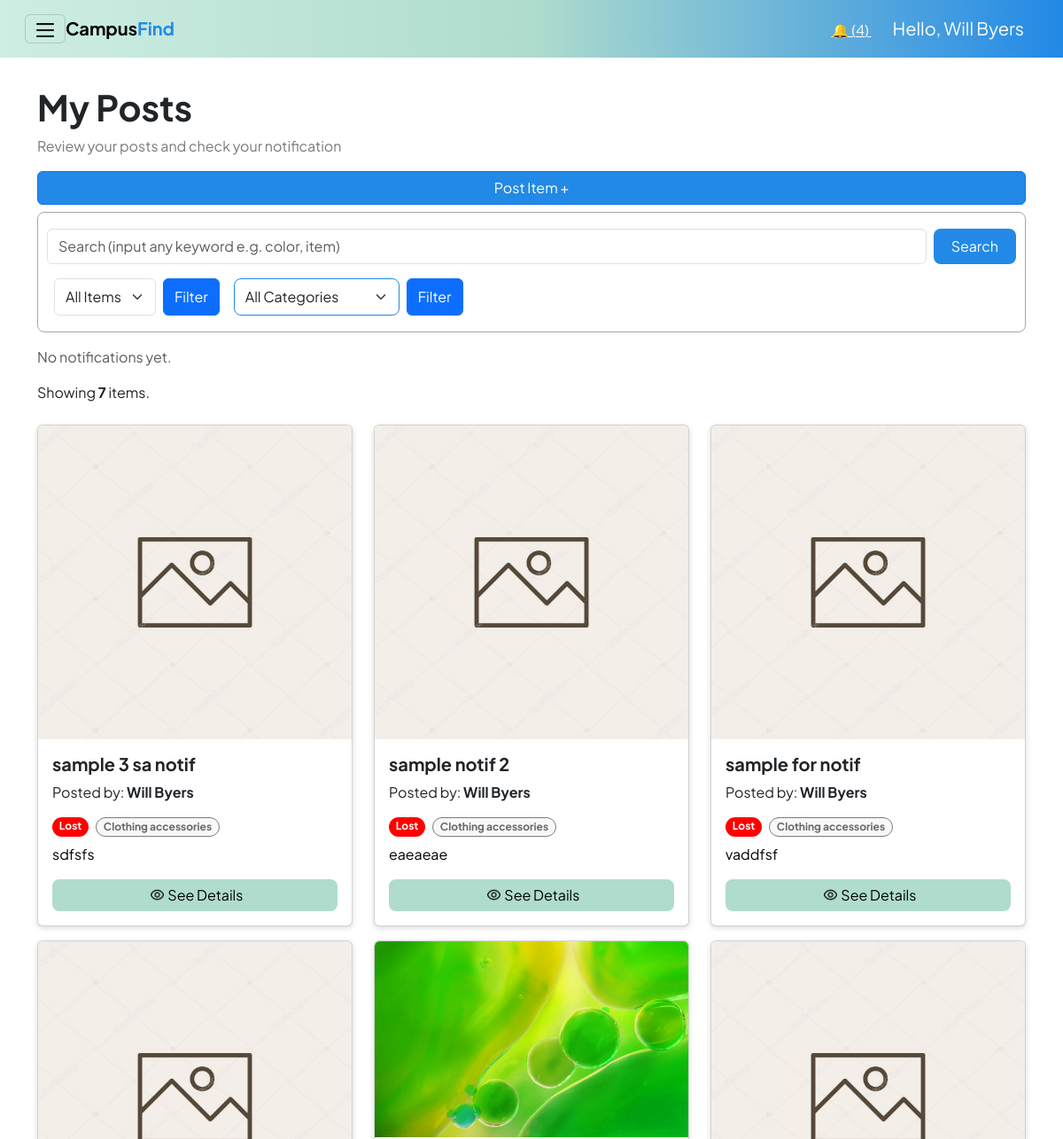
The page /interfaces/users/myposts_user.php (signed in, upper part) on the database as committed earlier.
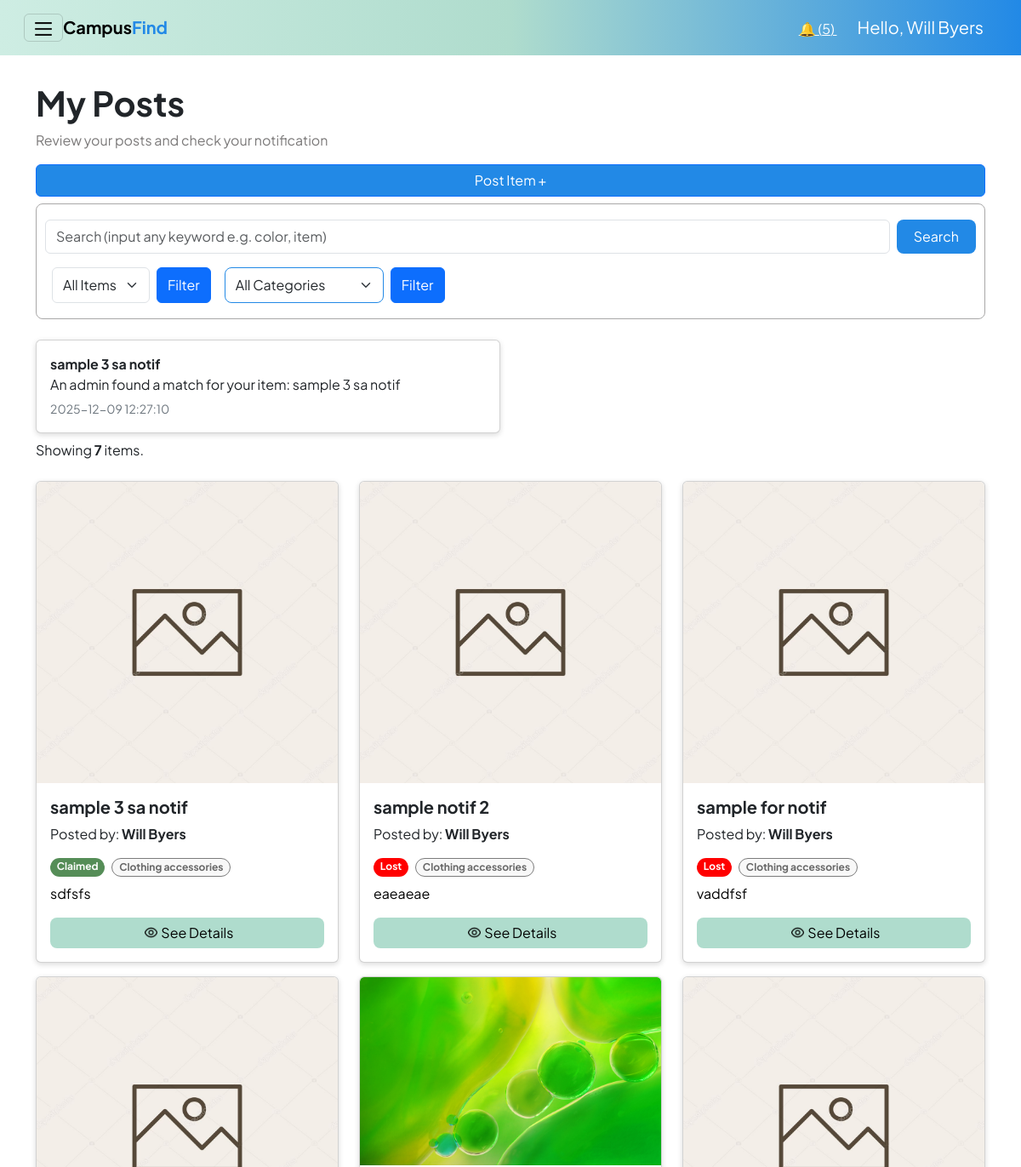
The same page on the database as committed later.
### tables this page shows
CREATE TABLE items (
        id INTEGER PRIMARY KEY AUTOINCREMENT,
        user_id INTEGER NOT NULL,
        title TEXT NOT NULL,
        description TEXT,
        item_status TEXT NOT NULL,     -- 'lost' or 'found'
        category_id INTEGER,
        location_lost TEXT,
        location_found TEXT,
        date_lost_or_found DATE,
        current_location TEXT,
        image_path TEXT,
        created_at DATETIME DEFAULT CURRENT_TIMESTAMP,
        -- updated_at DATETIME DEFAULT CURRENT_TIMESTAMP,
        claimed_by_user_id INTEGER,
        claimed_at DATETIME,

        FOREIGN KEY (user_id) REFERENCES users(id) ON DELETE CASCADE,
        FOREIGN KEY (claimed_by_user_id) REFERENCES users(id) ON DELETE SET NULL,
        FOREIGN KEY (category_id) REFERENCES categories(id)
    );

CREATE TABLE categories (
        id INTEGER PRIMARY KEY AUTOINCREMENT,
        name TEXT UNIQUE NOT NULL
    );

CREATE TABLE notifications (
            id INTEGER PRIMARY KEY AUTOINCREMENT,
            item_id INTEGER,
            user_id INTEGER,      -- sino nag triggered the notification
            notify_to INTEGER,    -- who should receive
            message TEXT,
            type TEXT,            -- 'to_admin' | 'to_user'
            status TEXT DEFAULT 'unread', -- unread | read | resolved
            created_at DATETIME DEFAULT CURRENT_TIMESTAMP
        );

### interfaces/users/myposts_user.php (the view, shortened to what this page needs)
<?php
$user = $_SESSION["user"];
$db = get_db();
$action = $_GET["action"] ?? "list";
$user_id = $_SESSION['user']['id'];
$notifQuery = $db->query("
    SELECT notifications.*, items.title AS item_title
    FROM notifications
    LEFT JOIN items ON items.id = notifications.item_id
    WHERE notifications.notify_to = $user_id AND notifications.type = 'to_user'
    ORDER BY notifications.created_at DESC
");
$userNotifications = [];
while ($n = $notifQuery->fetchArray(SQLITE3_ASSOC)) {
    $userNotifications[] = $n;
}
$where = [];
$currentUserId = $_SESSION["user"]["id"];
$where[] = "items.user_id = $currentUserId";
$sql = "SELECT items.*, categories.name AS category_name, users.username AS posted_by
        FROM items
        LEFT JOIN categories ON items.category_id = categories.id
        LEFT JOIN users ON users.id = items.user_id";
$sql .= " WHERE " . implode(" AND ", $where);
$sql .= " ORDER BY items.id DESC";
?>
<!DOCTYPE html>
<html lang="en">
<head>
    <link rel="stylesheet" href="../../reusable/header.css">
    <link rel="stylesheet" href="../../reusable/cards.css">
    <link rel="stylesheet" href="../../reusable/form.css">
    <link href="https://cdn.jsdelivr.net/npm/bootstrap@5.3.8/dist/css/bootstrap.min.css" rel="stylesheet">
</head>
<body class="m-0 border-0 bd-example m-0 border-0">
    <nav class="navbar p-3 sticky-top">
        <div class="container-fluid">
            <button class="navbar-toggler" type="button" data-bs-toggle="offcanvas"
                    data-bs-target="#offcanvasWithBothOptions" aria-controls="offcanvasWithBothOptions"
                    aria-expanded="false" aria-label="Toggle navigation">
                <img src="/assets/hamburger.png" alt="hamburger icon" width="20px" height="20px">
            </button>
            <strong><a class="navbar-brand me-auto" href="#">Campus<span class = "find">Find</a></strong>
            <?php $notifCount = $db->querySingle("SELECT COUNT(*) FROM notifications WHERE status = 'unread';");?>
            <div class = "ms-auto">
                <a href="myposts_user.php" class="text-white mx-4">
                    🔔 (<?= $notifCount ?>)
                </a>
                <a class="navbar-brand text-white" href="#">Hello, <?php echo htmlspecialchars($user["username"]); ?></a>
            </div>
        </div>
    </nav>
<div class="container my-3">
    <?php if ($action === "create"): ?>
        <h3 class="mb-4" style="font-weight: 700; color: #334155;">Post New Item</h3>
        <form method="post" action="?action=store" enctype="multipart/form-data">
            <div class="form-grid-layout">
                <div class="form-left">
                    <div class="input-group-modern">
                        <label>Item Name</label>
                        <input type="text" name="title" placeholder="e.g. Blue Jansport Backpack" required>
                    </div>
                    <div class="form-row">
                        <div class="input-group-modern">
                        </div>
                        <div class="input-group-modern">
                            <label>Category</label>
                            <select name="category_id" id="category_id" required>
                                <option value="">Select Category</option>
                                <?php
                                $catQ = $db->query("SELECT * FROM categories ORDER BY name");
                                while($c = $catQ->fetchArray(SQLITE3_ASSOC)):
                                ?>
                                    <option value="<?= $c['id']; ?>">
                                        <?= ucfirst(str_replace('_', ' ', $c['name'])); ?>
                                    </option>
                                <?php endwhile; ?>
                            </select>
                        </div>
                    </div>
                    <div class="input-group-modern">
                        <label>Description</label>
                        <textarea name="description" rows="3" placeholder="Describe the item (color, distinctive marks, brand)..."></textarea>
                    </div>
                    <div class="form-row">
                        <div class="input-group-modern">
                            <label>Lost Location</label>
                            <input type="text" name="location_lost" id="location_lost" placeholder="Where was it lost?">
                        </div>
                    </div>
                    <div class="form-row">
                        <div class="input-group-modern">
                            <label id="dateLabel">Date Event</label>
                            <div class="date-card">
                                <input type="date" name="date_lost_or_found" id="date_lost_or_found" style="border:none; background:transparent; padding:0;">
                            </div>
                        </div>
                    </div>
                    <div class="d-flex gap-2 mt-2">
                        <button class="btn btn-primary w-50" type="submit">Publish Post</button>
                        <a class="btn btn-secondary w-50" href="myposts_user.php" style="background-color: #cbd5e1; color: #334155; border:none;">Cancel</a>
                    </div>
                </div>
                <div class="form-right">
                    <div class="input-group-modern" style="height: 100%;">
                        <label>Item Image</label>
                        <div class="image-upload-wrapper">
                            <input type="file" name="item_image" id="file-input-real" accept="image/*" onchange="previewImage(event)">
                            <img id="image-preview" src="#" alt="Image Preview">
                            <div class="upload-placeholder" id="upload-placeholder">
                                <svg xmlns="http://www.w3.org/2000/svg" viewBox="0 0 24 24"><path d="M19.35 10.04C18.67 6.59 15.64 4 12 4 9.11 4 6.6 5.64 5.35 8.04 2.34 8.36 0 10.91 0 14c0 3.31 2.69 6 6 6h13c2.76 0 5-2.24 5-5 0-2.64-2.05-4.78-4.65-4.96zM14 13v4h-4v-4H7l5-5 5 5h-3z"/></svg>
                                <p><strong>Click to Upload</strong><br>or drag and drop here</p>
                            </div>
                        </div>
                    </div>
                </div>
            </div>
        </form>
        <script>
            function previewImage(event) {
                const input = event.target;
                const preview = document.getElementById('image-preview');
                const placeholder = document.getElementById('upload-placeholder');
                if (input.files && input.files[0]) {
                    const reader = new FileReader();
                    reader.onload = function(e) {
                        preview.src = e.target.result;
                        preview.style.display = 'block';
                        placeholder.style.display = 'none';
                    }
                    reader.readAsDataURL(input.files[0]);
                }
            }
        </script>
    <?php else: ?>
        <section class = "heroSection pt-3">
            <h1><strong>My Posts</strong></h1>
            <p class = "subtext">Review your posts and check your notification</p>
            <a id = "postItems" type="button" class="btn btn-primary" href="?action=create">
                Post Item +
            </a>
        </section>
        <div class="search-filter-container my-2">
            <form class="d-flex py-2 w-100" method="GET">
                <input
                    class="form-control me-2"
                    type="search"
                    name="search"
                    placeholder="Search (input any keyword e.g. color, item)"
                    value="<?php echo htmlspecialchars($_GET['search'] ?? ''); ?>"
                />
                <button class="btn searchBtn" type="submit">Search</button>
            </form>
            <form method="GET" class="d-flex">
                <select name="item_status" class="form-select m-2 me-auto">
                    <option value="">All Items</option>
                </select>
                <button type="submit" class="btn btn-primary m-2">Filter</button>
            </form>
            <form method="GET" class="d-flex">
                <select id="filterCategory" name="category_id" class="form-select m-2 me-auto">
                    <option value="">All Categories</option>
                </select>
                <button type="submit" class="btn btn-primary m-2">Filter</button>
            </form>
        </div>
        <div class="row mt-3">
            <?php if (empty($userNotifications)): ?>
                <p class="text-muted">No notifications yet.</p>
            <?php else: ?>
                <?php foreach ($userNotifications as $note): ?>
                    <div class="col-md-6">
                        <a href="myposts_user.php#item-<?= $note['item_id']; ?>"
                        class="text-decoration-none text-dark">
                            <div class="card p-3 my-2">
                                <strong><?= htmlspecialchars($note['item_title']); ?></strong>
                                <p class="mb-1"><?= htmlspecialchars($note['message']); ?></p>
                                <small class="text-secondary"><?= $note['created_at']; ?></small>
                            </div>
                        </a>
                    </div>
                <?php endforeach; ?>
            <?php endif; ?>
        </div>
        <?php
        $result = $db->query($sql);
        $items = [];
        while ($row = $result->fetchArray(SQLITE3_ASSOC)) {
            $items[] = $row;
        } ?>
        <div class="row">
            <?php if (empty($items)): ?>
                <p class = "noItemFound">No items found.</p>
            <?php else: ?>
                <?php $itemCount = count($items);?>
                <p>Showing <strong><?php echo $itemCount; ?></strong>  items.</p>
                <?php foreach ($items as $it): ?>
                    <div class="col-md-4" id="item-<?= $it['id']; ?>">
                        <div class="card my-2">
                            <?php if(!empty($it['image_path'])): ?>
                                <img src="../../<?php echo htmlspecialchars($it['image_path']); ?>" class="card-img-top" alt="Item image">
                            <?php else: ?>
                                <img src="/assets/image.png" class="card-img-top" alt="Default image">
                            <?php endif; ?>
                            <div class="card-body">
                                <h5 class="card-title"><strong><?php echo htmlspecialchars($it["title"]); ?></strong></h5>
                                <p class="posted-by">
                                    Posted by: <strong><?= htmlspecialchars($it["posted_by"]); ?></strong>
                                </p>
                                <div class="d-flex gap-2 mb-2">
                                    <span class="badge rounded-pill bg-<?php echo $it['item_status']; ?>">
                                        <?php echo ucfirst($it["item_status"]); ?>
                                    </span>
                                    <?php if ($it["category_name"]): ?>
                                    <span class="category badge rounded-pill">
                                        <?php echo ucfirst(str_replace('_', ' ', $it["category_name"])); ?>
                                    </span>
                                    <?php endif; ?>
                                </div>
                                <p class="card-text"><?php echo htmlspecialchars($it["description"]); ?></p>
                                <button id = "seeDetails" type="button" class="btn btn-primary rounded-3 w-100" data-bs-toggle="modal" data-bs-target="#modal-<?php echo $it['id']; ?>">
                                    <img class = "view" src="/assets/eye.png" alt="view" > See Details
                                </button>
                            </div>
                        </div>
                    </div>
                <?php endforeach; ?>
            <?php endif; ?>
        </div>
    <?php endif; ?>
</div>
  </body>
</html>

### reusable/header.css (style rules this page uses)
:root { --color-primary-gradient: linear-gradient(to right, #ceede3,#afdccd, #2289e6); --blue-primary: #2289e6; --button: #afdccd; --button-hover: #ceede3; --bg: #f8f8f8; --gray-text: #7b7979; --lost-color: #ff0000; --found-color: #2289e6; --claimed-color: #558d57; --pending-color: #ffa629; }
* { font-family: "Plus Jakarta Sans", sans-serif; }
.navbar-brand { font-size: 20px !important; }
.find { color: var(--blue-primary); }
nav { background: var(--color-primary-gradient); }
#postItems { background-color: var(--blue-primary); width: 100%; }
button.searchBtn { background-color: var(--blue-primary) !important; color: white; border: none; padding: 8px 20px; border-radius: 8px; }
.search-filter-container { border: 1px solid #a9a8a8; border-radius: 8px; padding: 10px; }
#filterStatus, #filterCategory { border-color: var(--blue-primary); padding: 8px 12px !important; border-radius: 8px; cursor: pointer; }
#seeDetails { color: black; background-color: var(--button); border: none; }
.subtext { color: var(--gray-text); }
.search-filter-container { display: flex; flex-wrap: wrap; }
.form-select option { background-color: var(--bg) !important; border-radius: 8px !important; }

### reusable/cards.css (style rules this page uses)
:root { --color-primary: #2289e6; --color-ui-accent: #afdccd; --color-ui-surface: #f8f8f8; --gray-text: #7b7979; --lost-color: #ff0000; --found-color: #2289e6; --claimed-color: #558d57; --pending-color: #ffa629; }
.card { display: flex !important; flex-direction: row !important; height: auto !important; width: auto !important; overflow: hidden !important; transition: box-shadow 0.3s ease; box-shadow: 0 2px 6px rgba(0,0,0,0.15); }
.card img { height: 100%; width: 150px; object-fit: cover; }
.view { width: 15px !important; margin: 0 2px 4px 4px !important; }
.badge.bg-lost { background: var(--lost-color) !important; }
.badge.bg-claimed { background: var(--claimed-color) !important; }
.category { color: rgb(103, 103, 103) !important; background-color: #f8f8f8; border: 1px solid rgb(124, 124, 124); }
.card-text { color: black; }
@media (min-width: 768px) { .card { display: block !important; width: 100% !important; } }
@media (min-width: 768px) { .card img { width: 100%; height: 100%; object-fit: cover; } }

### reusable/form.css (style rules this page uses)
:root { --color-primary: #2289e6; --color-ui-accent: #afdccd; --color-ui-surface: #f8f8f8; --lost-color: #ff0000; --found-color: #2289e6; --claimed-color: #558d57; --pending-color: #ffa629; }
.btn { padding: 10px 16px; border-radius: 8px; font-weight: 600; border: none; cursor: pointer; font-size: 0.95rem; transition: all 0.2s ease; text-decoration: none; display: inline-flex; align-items: center; justify-content: center; }
.btn-primary { background-color: var(--color-primary); color: white; }
.d-flex { display: flex; }
.gap-2 { gap: 0.5rem; }

Rows that differ between the two databases and show on the page:
added notifications: item.title "sample 3 sa notif", message "An admin found a match for your item: sample 3 sa notif", created_at "2025-12-09 12:27:10"
changed items "sample 3 sa notif": item_status "Lost" → "Claimed"
Other text that changed with them:
$notifCount: "4" → "5"
text no longer shown: "No notifications yet."
